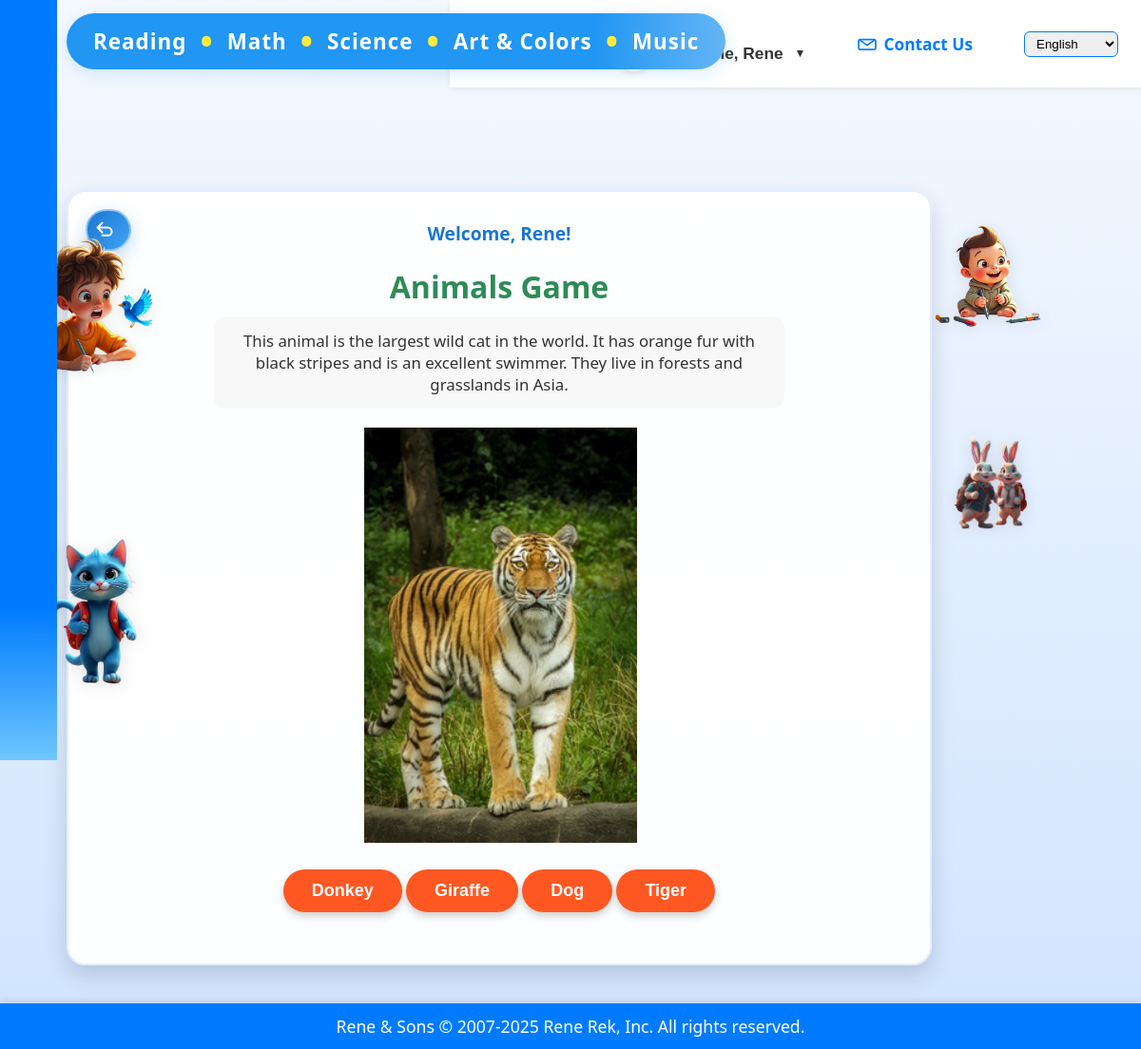
Screenshot of /quiz/animals-game/ (signed in) with the database file from the repository.
### quiz/models.py (models this page shows, shortened)
class UserProfile(models.Model):
    user = models.OneToOneField(User, on_delete=models.CASCADE, related_name="profile")
    first_name = models.CharField(max_length=100)
    last_name = models.CharField(max_length=100, blank=True)
    age = models.PositiveIntegerField(null=True, blank=True)
    age_group = models.CharField(max_length=20, blank=True, choices=[
        ("3-5", "3-5 years"),
        ("6-8", "6-8 years"),
        ("9-12", "9-12 years"),
        ("other", "Other")
    ])
    city = models.CharField(max_length=120, blank=True)
    country = models.CharField(max_length=120, blank=True)
    profile_picture = models.ImageField(upload_to="profile_pics/", blank=True, null=True)
    theme = models.CharField(max_length=20, blank=True, choices=[
        ("light", "Light"),
        ("dark", "Dark"),
        ("forest", "Forest"),
        ("ocean", "Ocean"),
        ("space", "Space")
    ], default="light")
    sound_music = models.BooleanField(default=True)
    sound_voice = models.BooleanField(default=True)
    language = models.CharField(max_length=20, blank=True, default="en")
    created_at = models.DateTimeField(auto_now_add=True)

### quiz/views.py (the view, shortened to what this page needs)
# urls.py: path("animals-game/", views.animals_game, name="animals_game"),
def animals_game(request):
    if not request.user.is_authenticated:
        guest_plays = request.session.get('guest_plays', 0)
        if guest_plays >= 3:
            return render(request, "quiz/guest_limit.html")
        request.session['guest_plays'] = guest_plays + 1
    animal_dict = {a[0]: a for a in animals}
    user_name = None
    if request.user.is_authenticated:
        user_name = getattr(getattr(request.user, 'profile', None), 'first_name', request.user.username)
    animal = random.choice(animals)
    request.session["current_animal_name"] = animal[0]
    animal_image_url = os.path.join("quiz/images/animals", animal[1])
    options = [animal[0]]
    while len(options) < 4:
        opt = random.choice(animals)[0]
        if opt not in options:
            options.append(opt)
    random.shuffle(options)
    request.session["current_animal_options"] = options
    animal_name = animal[0]
    summary = animal[2].replace(animal_name, "...")
    return render(request, "quiz/animals_game.html", {
        "animal_image_url": f"/static/{animal_image_url}",
        "options": options,
        "result": None,
        "summary": summary,
        "animal_name": animal_name,
        "user_name": user_name,
    })

### quiz/context_processors.py (called while the page is built)
def theme_context(request):
    theme = 'light'
    if request.user.is_authenticated:
        profile = getattr(request.user, 'profile', None)
        if profile and getattr(profile, 'theme', None):
            theme = profile.theme
    if 'theme' in request.session:
        theme = request.session['theme']
    return {'active_theme': theme}

### quiz/templates/quiz/animals_game.html (shortened to what this page needs)
{% extends "base.html" %}
{% load static %}
{% load i18n %}
{% block site_banner %}{% include "quiz/includes/game_site_banner.html" %}{% endblock %}
{% block content %}
<div class="container game-page" style="text-align:center;">
    {% include "quiz/includes/game_back_button.html" with aria_label="Back to games menu" label="Back" %}
    {% if user.is_authenticated and user_name %}
    <div style="font-size:1.2rem;font-weight:bold;color:#1976d2;margin-bottom:10px;">{% blocktrans with name=user_name|title %}Welcome, {{ name }}!{% endblocktrans %}</div>
    {% endif %}
    <h1>{% trans "Animals Game" %}</h1>
    <div id="game-board" class="game-board{% if result is not None %} is-hidden-during-feedback{% endif %}" aria-live="polite">
        {% if summary %}
        <div style="margin: 0 auto 18px auto; max-width: 560px; font-size: 1.05rem; color: #333; background: #f8f8f8; padding: 14px 20px; border-radius: 12px;">
            {{ summary }}
        </div>
        {% endif %}
        <div class="game-figure">
            <img src="{{ animal_image_url }}" alt="Animal" />
        </div>
        <form method="post" style="margin-bottom:24px;">
            <div class="game-choice-grid">
                {% for option in options %}
                <button type="submit" name="answer" value="{{ option }}" class="game-button">{{ option }}</button>
                {% endfor %}
            </div>
        </form>
    </div>
</div>
{% endblock %}

### quiz/templates/base.html (shortened to what this page needs)
{% load static %}
<!DOCTYPE html>
<html lang="en">
<head>
    <link rel="stylesheet" href="{% static 'quiz/style.css' %}">
    <link rel="stylesheet" href="{% static 'quiz/extra.css' %}">
    <link rel="stylesheet" href="{% static 'quiz/themes.css' %}">
</head>
<body class="theme-{{ active_theme|default:'light' }}" data-side-image-mode="{% block side_image_mode %}dynamic{% endblock %}">
    {% block site_banner %}{% endblock site_banner %}
    <div class="top-nav">
        <a href="/" class="top-nav-link">
            <span class="nav-icon" aria-hidden="true">
                <svg xmlns="http://www.w3.org/2000/svg" viewBox="0 0 24 24" fill="none" stroke="currentColor" stroke-width="2.2" stroke-linecap="round" stroke-linejoin="round">
                    <path d="M3 10.75L12 4l9 6.75" />
                    <path d="M5.5 11V20a1.5 1.5 0 0 0 1.5 1.5h10a1.5 1.5 0 0 0 1.5-1.5V11" />
                    <path d="M9.5 21V14.5h5V21" />
                </svg>
            </span>
            <span class="nav-label">Home</span>
        </a>
        {% if user.is_authenticated %}
            {% with user.profile as profile %}
            {% with profile.first_name as fname %}
            <div class="dropdown" style="display:inline-block; position:relative;">
                <button type="button" class="dropdown-toggle">
                    {% if profile.profile_picture %}
                    <span class="welcome-avatar">
                        <img src="{{ profile.profile_picture.url }}" alt="{{ fname|default:user.username|title }} profile picture">
                    </span>
                    {% endif %}
                    <span class="welcome-text">Welcome, {{ fname|default:user.username|title }}</span>
                    <span class="welcome-caret" aria-hidden="true">&#x25BC;</span>
                </button>
            </div>
            {% endwith %}
            {% endwith %}
        {% else %}
            <a href="/quiz/login/">Login</a>
        {% endif %}
        <a href="/quiz/contact/" class="top-nav-link">
            <span class="nav-icon" aria-hidden="true">
            </span>
            <span class="nav-label">Contact Us</span>
        </a>
        <form action="{% url 'set_language' %}" method="post" style="display:inline; margin-left:18px;">
            <select name="language" onchange="this.form.submit()" style="padding:4px 8px; border-radius:6px; border:1px solid #007bff;">
                <option value="en" {% if LANGUAGE_CODE == 'en' %}selected{% endif %}>English</option>
            </select>
        </form>
    </div>
    <div class="sidebar">
        <div class="sidebar-content">
        </div>
    </div>
    <div class="main-content">
        {% block content %}{% endblock %}
    </div>
    <div class="bottom-banner" style="margin-top:auto;">
        Rene & Sons © 2007-2025 Rene Rek, Inc. All rights reserved.
    </div>
</html>

### quiz/static/quiz/style.css (style rules this page uses)
button { font-size: 1em; padding: 10px 18px; border-radius: 8px; margin-top: 12px; }
.bottom-banner { font-size: 0.95em; padding: 8px 0; }
body { font-family: 'Comic Sans MS', 'Segoe UI', Arial, sans-serif; background: linear-gradient(270deg, #ffb347, #ffccff, #b3e6ff, #baffc9, #ffd6e0, #f3ffbd, #c1c8e4); background-size: 1400% 1400%; animation: rainbowBG 18s ease infinite; margin: 0; padding: 0; min-height: 100vh; }
.game-page { position: relative; }
.container { max-width: 800px; margin: 50px auto; background: rgba(255, 255, 255, 0.9); padding: 30px; border-radius: 16px; box-shadow: 0 4px 16px rgba(0,0,0,0.12); text-align: center; }
h1, h2 { color: #2e8b57; margin-bottom: 10px; }
button { font-size: 1.2rem; padding: 12px 30px; margin-top: 20px; background: #2e8b57; color: #fff; border: none; border-radius: 10px; cursor: pointer; transition: all 0.3s; }

### quiz/static/quiz/extra.css (style rules this page uses)
body { background-color: #f5f9ff !important; background-image: linear-gradient(to bottom, #f5f9ff 0%, #d0e4ff 100%) !important; background-attachment: fixed !important; background-size: cover !important; }
.container { background-color: rgba(255, 255, 255, 0.95) !important; max-width: 850px !important; padding: 30px !important; border-radius: 20px !important; box-shadow: 0 10px 25px rgba(0, 0, 0, 0.15) !important; margin: 40px auto !important; text-align: center !important; color: #333 !important; text-shadow: none !important; border: 2px solid #e1eeff !important; }
.game-button { background-color: #ff5722 !important; color: white !important; border: none !important; border-radius: 25px !important; padding: 12px 30px !important; font-size: 18px !important; font-weight: bold !important; cursor: pointer !important; transition: all 0.3s !important; box-shadow: 0 4px 8px rgba(0, 0, 0, 0.2) !important; font-family: 'Comic Sans MS', cursive, sans-serif !important; }

### quiz/static/quiz/themes.css (style rules this page uses)
body.theme-dark { background: #181c24; color: #f8f9fa; }

### quiz/templates/base.html (style rules this page uses)
.sidebar { position: fixed; top: 0; left: 0; height: 100vh; width: 60px; background: linear-gradient(180deg, #007bff 80%, #6ec6ff 100%); z-index: 2500; transition: width 0.3s cubic-bezier(.4,0,.2,1); overflow-x: hidden; }
.sidebar .sidebar-content { display: flex; flex-direction: column; align-items: flex-start; padding: 20px 10px 10px 10px; height: 100%; }
.bottom-banner { width: 100vw; position: relative; left: 0; bottom: 0; background: #007bff; color: #fff; text-align: center; padding: 12px 0; font-size: 1.1rem; font-family: 'Segoe UI',Arial,sans-serif; z-index: 999; box-shadow: 0 -2px 8px rgba(0,0,0,0.12); flex-shrink: 0; }
.main-content { margin-left: 70px; margin-right: 220px; transition: margin-left 0.3s cubic-bezier(.4,0,.2,1); z-index: 1; flex: 1 0 auto; }
.top-nav { position: absolute; top: 0; right: 0; width: auto; background: rgba(255,255,255,0.95); z-index: 2000; padding: 10px 24px; display: flex; gap: 18px; align-items: center; box-shadow: 0 2px 8px rgba(0,0,0,0.08); }
.top-nav a { color: #007bff; font-weight: bold; text-decoration: none; font-size: 1.08rem; padding: 7px 18px; border-radius: 8px; transition: background 0.2s; display: inline-flex; align-items: center; gap: 8px; }
.top-nav .nav-icon { display: inline-flex; align-items: center; justify-content: center; width: 20px; height: 20px; }
.top-nav .nav-icon svg { width: 100%; height: 100%; }
.top-nav .dropdown-toggle { display: inline-flex; align-items: center; gap: 10px; font-weight: bold; color: #333; background: none; border: none; font-size: 1.08rem; padding: 7px 18px; border-radius: 8px; cursor: pointer; }
.top-nav .welcome-avatar { width: 34px; height: 34px; border-radius: 50%; overflow: hidden; border: 2px solid rgba(255,255,255,0.8); box-shadow: 0 2px 6px rgba(0,0,0,0.12); }
.top-nav .welcome-avatar img { width: 100%; height: 100%; object-fit: cover; display: block; }
.top-nav .welcome-caret { font-size: 0.7em; margin-left: 2px; }

### quiz/templates/quiz/includes/game_site_banner.html (style rules this page uses)
body { min-height: 100vh; display: flex; flex-direction: column; }
.main-content { padding-top: 160px; }

### rows the page displays
UserProfile: profile_picture (picture), first_name.username "Rene"

### other values shown
{{ summary }} "This animal is the largest wild cat in the world. It has orange fur with black stripes and is an excellent swimmer. They live in forests and grasslands in Asia."
{{ option }} "Donkey" "Giraffe" "Dog" "Tiger"
